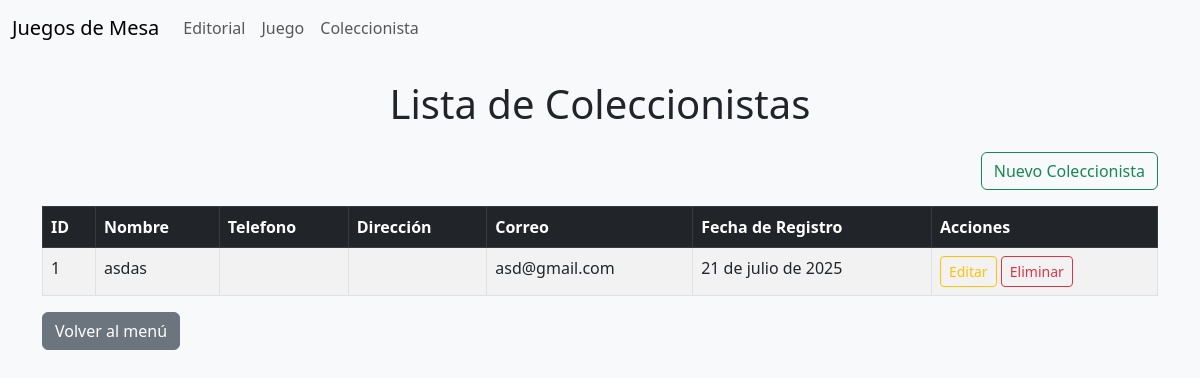
/coleccionista/, run on an earlier commit of the app's database.
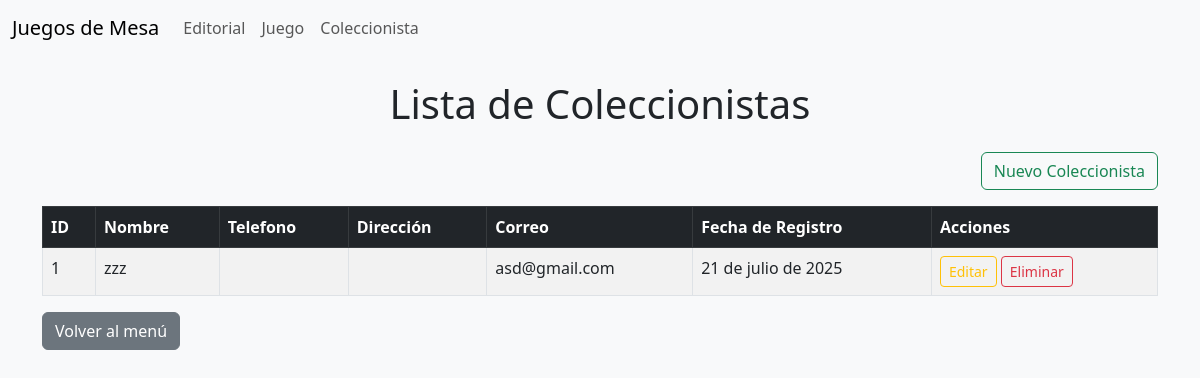
And on a later commit of the database.
### Aplicaciones/Coleccionista/models.py (models this page shows, shortened)
class Coleccionista(models.Model):
    nombre = models.CharField(max_length=100)
    telefono = models.CharField(max_length=15)
    direccion = models.CharField(max_length=100)
    correo = models.EmailField()
    fecha_registro = models.DateField(auto_now_add=True)

### Aplicaciones/Coleccionista/views.py (the view)
# urls.py: path('', views.listaColeccionista, name='lista_coleccionista'),
def listaColeccionista(request):
    coleccionistas = Coleccionista.objects.all()
    return render(request, 'coleccionista/inicio.html', {'coleccionistas': coleccionistas})

### Aplicaciones/Coleccionista/templates/coleccionista/inicio.html (shortened to what this page needs)
{% extends 'plantilla.html' %}
{% block contenido %}
<div class="container mt-4">
    <h1 class="text-center mb-4">Lista de Coleccionistas</h1>
    <div class="text-end mb-3">
        <a href="{% url 'nuevo_coleccionista' %}" class="btn btn-outline-success">Nuevo Coleccionista</a>
    </div>
    <table class="table table-bordered table-striped table-hover">
        <thead class="table-dark">
            <tr>
                <th>ID</th>
                <th>Nombre</th>
                <th>Telefono</th>
                <th>Dirección</th>
                <th>Correo</th>
                <th>Fecha de Registro</th>
                <th>Acciones</th>
            </tr>
        </thead>
        <tbody>
            {% for coleccionista in coleccionistas %}
            <tr>
                <td>{{ coleccionista.id }}</td>
                <td>{{ coleccionista.nombre }}</td>
                <td>{{ coleccionista.telefono }}</td>
                <td>{{ coleccionista.direccion }}</td>
                <td>{{ coleccionista.correo }}</td>
                <td>{{ coleccionista.fecha_registro }}</td>
                <td>
                    <a href="{% url 'editar_coleccionista' coleccionista.id %}" class="btn btn-outline-warning btn-sm">Editar</a>
                    <button onclick="confirmDelete({{ coleccionista.id }})" class="btn btn-outline-danger btn-sm">Eliminar</button>
                </td>
            </tr>
            {% empty %}
            <tr>
                <td colspan="5" class="text-center">No hay coleccionistas registrados.</td>
            </tr>
            {% endfor %}
        </tbody>
    </table>
    <a href="/" class="btn btn-secondary">Volver al menú</a>
</div>
{% endblock %}

What changed in the data, as far as the page shows it:
changed Coleccionista "asd@gmail.com": nombre "asdas" → "zzz"
